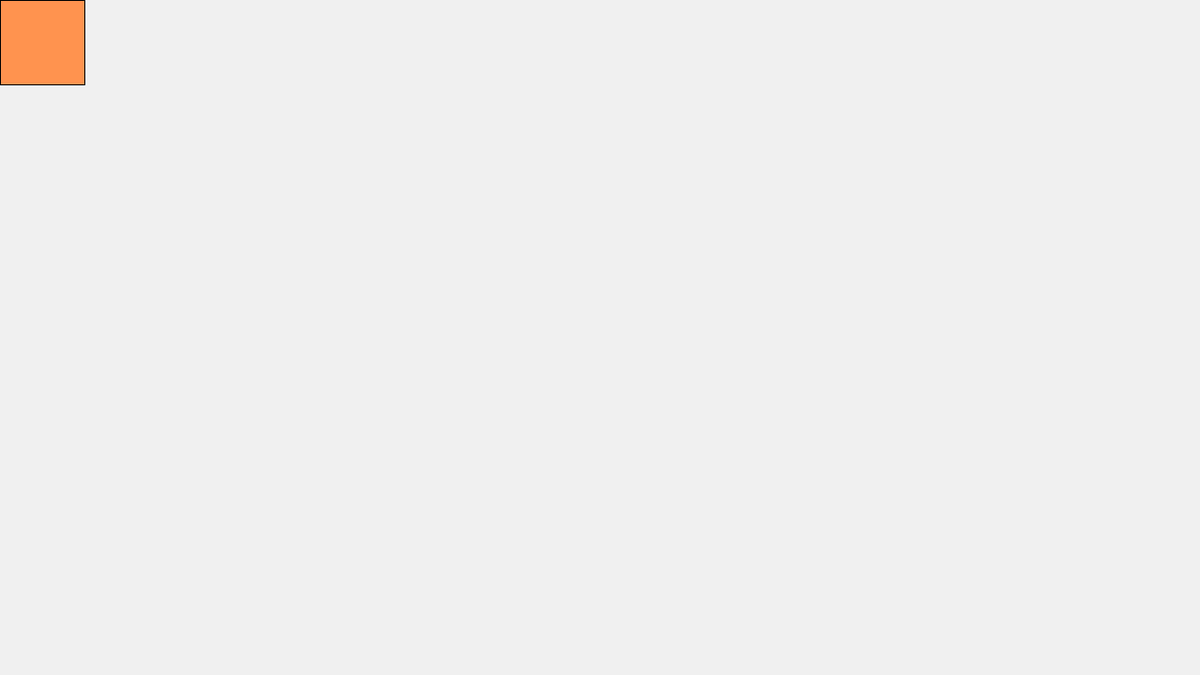
Frame 1 (no input)
Frame 60 (the mouse pressed at the canvas centre just before this capture): identical to frame 1, image omitted
Frame 120 (the mouse held since frame 60 and released just before this capture): identical to frame 1, image omitted

The Processing sketch that drew this single still picture (run headless with seeded random() and noise(); from frame 60 on, the mouse is pressed at the canvas centre):

// Processing sketch: ass1_2020_S1
// ── ass1_2020_S1.pde
float w, h, y, speed;
boolean moving;

void setup(){
  size(1280, 720);
  background(240);
  w = width/14.2;
  h = height/8.0;
  speed = (float)height/720.0;
}

void draw(){
  background(240);
  fill(255, 147, 79);
  int steppedPosition = (int)(y /(height/8.0)+0.5);
  rect(0, steppedPosition*h, w, h);
  
  if(moving){
    y = y + speed;
    //IF hit bottom OR top
    if((int)y+h >= height || y <= 0){
      speed *= -1;
      y += speed;
    }
  }
}

void keyPressed(){
 if(key == ' '){
   moving = !moving;
 }
}
